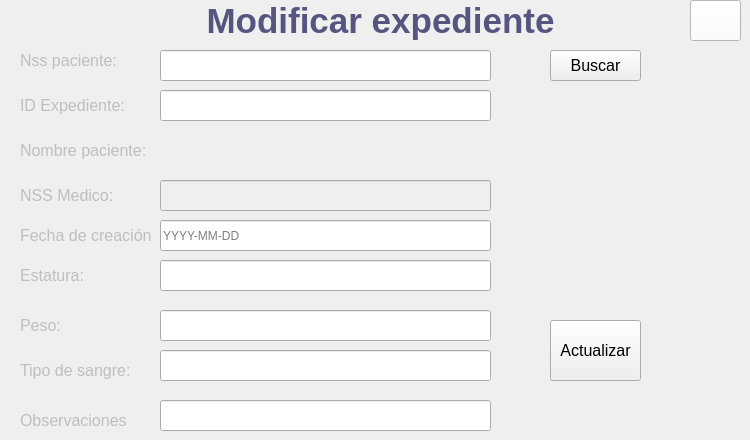
    <widget class="QWidget" name="Modificar_Expediente">
     <widget class="QLabel" name="title_20">
      <property name="geometry">
       <rect>
        <x>190</x>
        <y>0</y>
        <width>381</width>
        <height>42</height>
       </rect>
      </property>
      <property name="text">
       <string>&lt;html&gt;&lt;head/&gt;&lt;body&gt;&lt;p align=&quot;center&quot;&gt;&lt;span style=&quot; font-size:26pt; font-weight:600; color:#55557f;&quot;&gt;Modificar expediente&lt;/span&gt;&lt;/p&gt;&lt;/body&gt;&lt;/html&gt;</string>
      </property>
     </widget>
     <widget class="QLabel" name="nombre_LB_9">
      <property name="enabled">
       <bool>false</bool>
      </property>
      <property name="geometry">
       <rect>
        <x>20</x>
        <y>95</y>
        <width>131</width>
        <height>20</height>
       </rect>
      </property>
      <property name="font">
       <font>
        <pointsize>12</pointsize>
       </font>
      </property>
      <property name="text">
       <string>ID Expediente:</string>
      </property>
     </widget>
     <widget class="QLabel" name="nombre_LB_12">
      <property name="enabled">
       <bool>false</bool>
      </property>
      <property name="geometry">
       <rect>
        <x>20</x>
        <y>225</y>
        <width>131</width>
        <height>20</height>
       </rect>
      </property>
      <property name="font">
       <font>
        <pointsize>12</pointsize>
       </font>
      </property>
      <property name="text">
       <string>Fecha de creación:</string>
      </property>
     </widget>
     <widget class="QLabel" name="nombre_LB_13">
      <property name="enabled">
       <bool>false</bool>
      </property>
      <property name="geometry">
       <rect>
        <x>20</x>
        <y>265</y>
        <width>131</width>
        <height>20</height>
       </rect>
      </property>
      <property name="font">
       <font>
        <pointsize>12</pointsize>
       </font>
      </property>
      <property name="text">
       <string>Estatura:</string>
      </property>
     </widget>
     <widget class="QLabel" name="nombre_LB_14">
      <property name="enabled">
       <bool>false</bool>
      </property>
      <property name="geometry">
       <rect>
        <x>20</x>
        <y>185</y>
        <width>131</width>
        <height>20</height>
       </rect>
      </property>
      <property name="font">
       <font>
        <pointsize>12</pointsize>
       </font>
      </property>
      <property name="text">
       <string>NSS Medico:</string>
      </property>
     </widget>
     <widget class="QLabel" name="nombre_LB_15">
      <property name="enabled">
       <bool>false</bool>
      </property>
      <property name="geometry">
       <rect>
        <x>20</x>
        <y>315</y>
        <width>131</width>
        <height>20</height>
       </rect>
      </property>
      <property name="font">
       <font>
        <pointsize>12</pointsize>
       </font>
      </property>
      <property name="text">
       <string>Peso:</string>
      </property>
     </widget>
     <widget class="QLabel" name="nombre_LB_16">
      <property name="enabled">
       <bool>false</bool>
      </property>
      <property name="geometry">
       <rect>
        <x>20</x>
        <y>140</y>
        <width>131</width>
        <height>20</height>
       </rect>
      </property>
      <property name="font">
       <font>
        <pointsize>12</pointsize>
       </font>
      </property>
      <property name="text">
       <string>Nombre paciente:</string>
      </property>
     </widget>
     <widget class="QLineEdit" name="EditarExp">
      <property name="geometry">
       <rect>
        <x>160</x>
        <y>50</y>
        <width>331</width>
        <height>31</height>
       </rect>
      </property>
     </widget>
     <widget class="QPushButton" name="ModBuscar">
      <property name="geometry">
       <rect>
        <x>550</x>
        <y>50</y>
        <width>91</width>
        <height>31</height>
       </rect>
      </property>
      <property name="font">
       <font>
        <pointsize>12</pointsize>
       </font>
      </property>
      <property name="text">
       <string>Buscar</string>
      </property>
     </widget>
     <widget class="QLineEdit" name="Mod_id">
      <property name="geometry">
       <rect>
        <x>160</x>
        <y>90</y>
        <width>331</width>
        <height>31</height>
       </rect>
      </property>
     </widget>
     <widget class="QLineEdit" name="Mod_nssMed">
      <property name="enabled">
       <bool>false</bool>
      </property>
      <property name="geometry">
       <rect>
        <x>160</x>
        <y>180</y>
        <width>331</width>
        <height>31</height>
       </rect>
      </property>
      <property name="placeholderText">
       <string/>
      </property>
     </widget>
     <widget class="QLineEdit" name="ModFecha">
      <property name="geometry">
       <rect>
        <x>160</x>
        <y>220</y>
        <width>331</width>
        <height>31</height>
       </rect>
      </property>
      <property name="placeholderText">
       <string>YYYY-MM-DD</string>
      </property>
     </widget>
     <widget class="QLineEdit" name="ModEstatura">
      <property name="geometry">
       <rect>
        <x>160</x>
        <y>260</y>
        <width>331</width>
        <height>31</height>
       </rect>
      </property>
     </widget>
     <widget class="QLineEdit" name="ModPeso">
      <property name="geometry">
       <rect>
        <x>160</x>
        <y>310</y>
        <width>331</width>
        <height>31</height>
       </rect>
      </property>
     </widget>
     <widget class="QPushButton" name="buscarexp_3">
      <property name="geometry">
       <rect>
        <x>550</x>
        <y>320</y>
        <width>91</width>
        <height>61</height>
       </rect>
      </property>
      <property name="font">
       <font>
        <pointsize>12</pointsize>
       </font>
      </property>
      <property name="text">
       <string>Actualizar</string>
      </property>
     </widget>
     <widget class="QPushButton" name="backVerPat_2">
      <property name="geometry">
       <rect>
        <x>690</x>
        <y>0</y>
        <width>51</width>
        <height>41</height>
       </rect>
      </property>
      <property name="styleSheet">
       <string notr="true">QPushButton {
background-color: rgb(255,255,255);
color:rgb(62,95,138);
}</string>
      </property>
      <property name="text">
       <string/>
      </property>
      <property name="icon">
       <iconset>
        <normalon>:/imgs/back.png</normalon>
       </iconset>
      </property>
     </widget>
     <widget class="QLabel" name="Mos_nssPac">
      <property name="enabled">
       <bool>false</bool>
      </property>
      <property name="geometry">
       <rect>
        <x>160</x>
        <y>140</y>
        <width>481</width>
        <height>21</height>
       </rect>
      </property>
      <property name="font">
       <font>
        <pointsize>12</pointsize>
       </font>
      </property>
      <property name="text">
       <string/>
      </property>
     </widget>
     <widget class="QLabel" name="nombre_LB_19">
      <property name="enabled">
       <bool>false</bool>
      </property>
      <property name="geometry">
       <rect>
        <x>20</x>
        <y>360</y>
        <width>131</width>
        <height>20</height>
       </rect>
      </property>
      <property name="font">
       <font>
        <pointsize>12</pointsize>
       </font>
      </property>
      <property name="text">
       <string>Tipo de sangre:</string>
      </property>
     </widget>
     <widget class="QLineEdit" name="Sangre_3">
      <property name="geometry">
       <rect>
        <x>160</x>
        <y>350</y>
        <width>331</width>
        <height>31</height>
       </rect>
      </property>
     </widget>
     <widget class="QLineEdit" name="Observaciones">
      <property name="geometry">
       <rect>
        <x>160</x>
        <y>400</y>
        <width>331</width>
        <height>31</height>
       </rect>
      </property>
     </widget>
     <widget class="QLabel" name="nombre_LB_20">
      <property name="enabled">
       <bool>false</bool>
      </property>
      <property name="geometry">
       <rect>
        <x>20</x>
        <y>410</y>
        <width>131</width>
        <height>20</height>
       </rect>
      </property>
      <property name="font">
       <font>
        <pointsize>12</pointsize>
       </font>
      </property>
      <property name="text">
       <string>Observaciones</string>
      </property>
     </widget>
     <widget class="QLabel" name="nombre_LB_24">
      <property name="enabled">
       <bool>false</bool>
      </property>
      <property name="geometry">
       <rect>
        <x>20</x>
        <y>50</y>
        <width>111</width>
        <height>20</height>
       </rect>
      </property>
      <property name="font">
       <font>
        <pointsize>12</pointsize>
       </font>
      </property>
      <property name="text">
       <string>Nss paciente:</string>
      </property>
     </widget>
    </widget>
